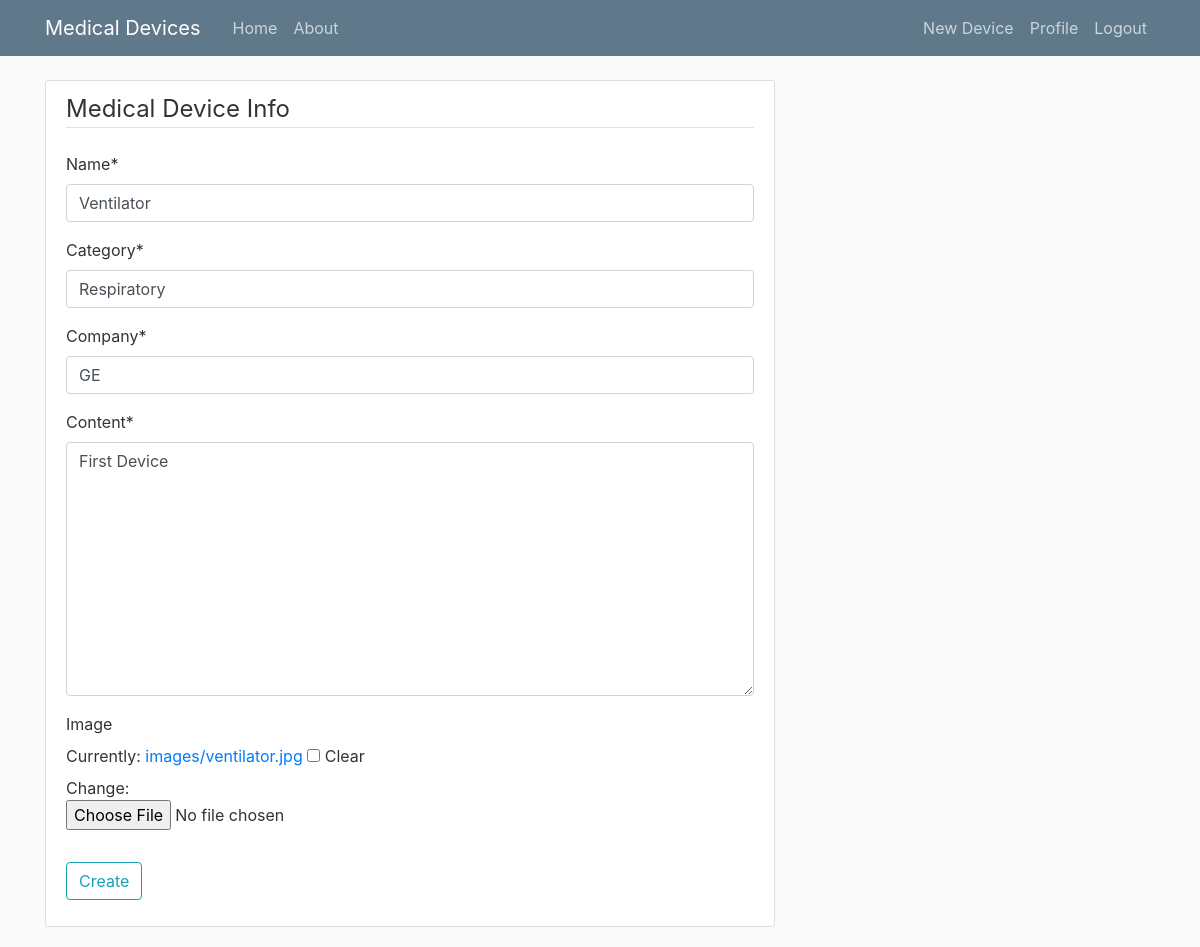
Screenshot of /Device/1/update/ (signed in) with the database file from the repository.
### medical_devices/models.py (models this page shows, shortened)
class Device(models.Model):
    Name= models.CharField(max_length=50)
    image = models.ImageField(null=True, blank=True, upload_to='images/')
    Company= models.CharField(max_length=50)
    Category= models.CharField(max_length=50)
    Content= models.TextField()
    Author= models.ForeignKey(User, on_delete=models.CASCADE)

### medical_devices/views.py (the view, shortened to what this page needs)
# urls.py: path('Device/<int:pk>/update/', DeviceUpdateView.as_view(), name='Device-update'),
class DeviceUpdateView(LoginRequiredMixin, UserPassesTestMixin, UpdateView):
    model= Device
    fields= ['Name', 'Category', 'Company', 'Content','image']
    def test_func(self):
        Device = self.get_object()
        if self.request.user == Device.Author:
            return True
        return False

### medical_devices/templates/medical_devices/Device_form.html (shortened to what this page needs)
{% extends "medical_devices/base.html"%}
{% load crispy_forms_tags %}
{% block content %}
    <div class="content-section">
        <form method="POST" enctype="multipart/form-data">
            <fieldset class="form-group">
                <legend class="border-bottom mb-4">Medical Device Info</legend>
                {{ form|crispy }}
            </fieldset>
            <div class="form-group">
                <button class="btn btn-outline-info" type="submit">Create</button>
            </div>
        </form>
    </div>
{% endblock content %}

### medical_devices/static/medical_devices/main.css (style rules this page uses)
body { background: #fafafa; color: #333333; margin-top: 5rem; }
.content-section { background: #ffffff; padding: 10px 20px; border: 1px solid #dddddd; border-radius: 3px; margin-bottom: 20px; }

### rows the page displays
Device: Name "Ventilator", Category "Respiratory", Company "GE", Content "First Device"
